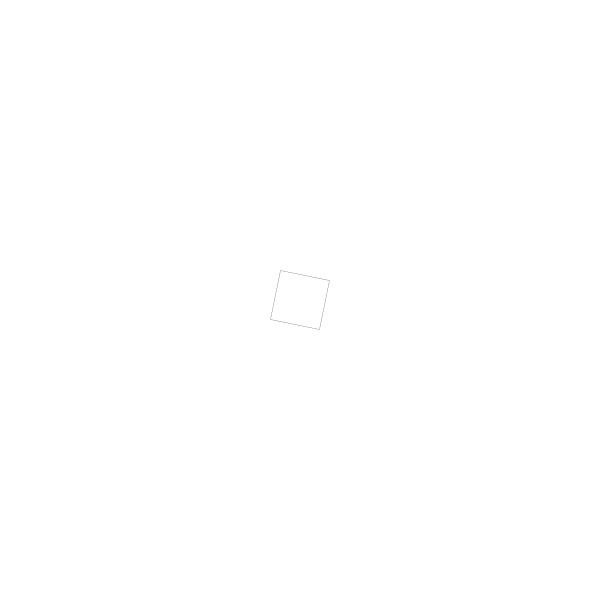
Frame 1 (no input)
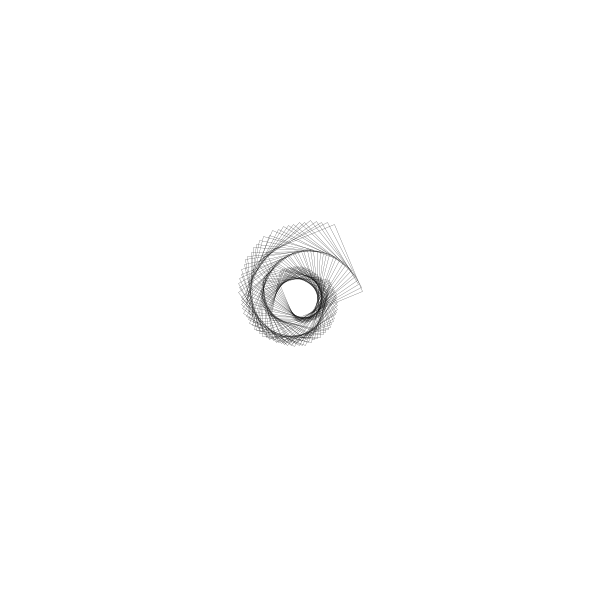
Frame 60 (the mouse pressed at the canvas centre just before this capture)
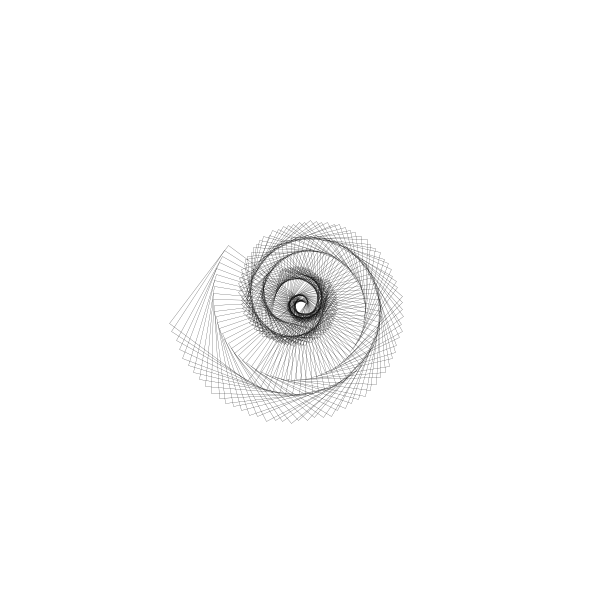
Frame 120 (the mouse held since frame 60 and released just before this capture)

The Processing sketch that drew these frames (run headless with seeded random() and noise(); from frame 60 on, the mouse is pressed at the canvas centre):

// Processing sketch: processing_163413
// ── processing_163413.pde

void setup(){
  size(600,600);
  background(255);
}
int i=1;
void draw(){
  translate(width/2,height/2);
  stroke(0);
  strokeWeight(0.2);
  noFill();
  rectMode(CENTER);
  translate(i/100,i/100);
  rotate(radians(i+10));
  rect(i/10,i/10,50+i/10,50+i/10);
  
  i=i+4;

}
